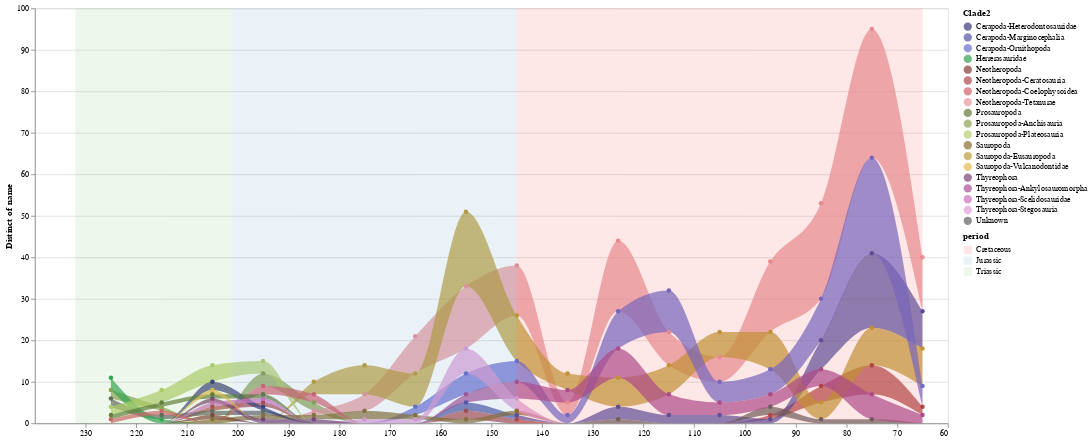

Write notebook code for a chart like this one.
### Code cell
# Number of species in different clades over time
dinos_expanded["Clade1"] = ["-".join(tax.split(" ")[3:4]) or (
    "Unknown "+"-".join(tax.split(" ")[1:])) for tax in dinos_expanded["taxonomy"]]
dinos_expanded["Clade2"] = [
    "-".join(tax.split(" ")[3:5]) or "Unknown" for tax in dinos_expanded["taxonomy"]]
dinos_expanded["Clade3"] = [
    "-".join(tax.split(" ")[3:6]) or "Unknown" for tax in dinos_expanded["taxonomy"]]

scheme = [
# Cerapoda
"#393b79" ,"#5254a3" ,"#6b6ecf" ,
# "#9c9ede" ,
"#31a354",
# Neotheropoda
"#843c39" ,"#ad494a" ,"#d6616b" ,"#e7969c" ,
# Prosauropoda
"#637939" ,"#8ca252","#b5cf6b" ,
# "#cedb9c" ,
# de9ed6
# Sauropoda
"#8c6d31" ,"#bd9e39" ,"#e7ba52" ,
# "#e7cb94" ,
# Thyreophora
"#7b4173" ,"#a55194" ,"#ce6dbd" , "#de9ed6", 
    '#636363'
]
chart_geni = alt.Chart(dinos_expanded).mark_area(interpolate="monotone", point=True).encode(
    # catmull-rom, monotone
    # ['basis', 'basis-open', 'basis-closed', 'bundle', 'cardinal', 'cardinal-open', 'cardinal-closed', 'catmull-rom', 'linear', 'linear-closed', 'monotone', 'natural', 'step', 'step-before', 'step-after']
    x=alt.X('time:Q',
            title='Time, millions years ago',
            bin=alt.Bin(step=10)),
    color=alt.Color('Clade2:N',
                    sort=alt.Sort(field='Clade2', order='ascending'),
                    scale=alt.Scale(
                        range=scheme
                        # scheme= 'category20'
                        )
                    ),
    tooltip='Clade2:N',
    y=alt.Y(
        'distinct(name):Q',
        axis=alt.Axis(),
        stack='zero'
        # stack='center'
    ),
    order=alt.Order('distinct(name):Q')

)
(chart_geni+period_rects).resolve_scale(
    color='independent'
).configure_scale(
    xReverse=True
).properties(width=1100, height=500)

### Figure 1 — Vega-Lite specification as saved in the notebook (floating-point values rounded to 4 significant figures; data arrays with more than 128 entries replaced by an {"elided": "..."} marker saying what was removed)
{"config": {"view": {"continuousWidth": 400, "continuousHeight": 300}, "scale": {"xReverse": true}}, "layer": [{"data": {"name": "data-944425ce2b47e96bddc38cea17720a6a"}, "mark": {"type": "area", "interpolate": "monotone", "point": true}, "encoding": {"color": {"type": "nominal", "field": "Clade2", "scale": {"range": ["#393b79", "#5254a3", "#6b6ecf", "#31a354", "#843c39", "#ad494a", "#d6616b", "#e7969c", "#637939", "#8ca252", "#b5cf6b", "#8c6d31", "#bd9e39", "#e7ba52", "#7b4173", "#a55194", "#ce6dbd", "#de9ed6", "#636363"]}, "sort": {"field": "Clade2", "order": "ascending"}}, "order": {"type": "quantitative", "aggregate": "distinct", "field": "name"}, "tooltip": {"type": "nominal", "field": "Clade2"}, "x": {"type": "quantitative", "bin": {"step": 10}, "field": "time", "title": "Time, millions years ago"}, "y": {"type": "quantitative", "aggregate": "distinct", "axis": {}, "field": "name", "stack": "zero"}}}, {"data": {"name": "data-a52a15ed96b4d99155e56df0d7890825"}, "mark": {"type": "rect", "opacity": 0.1}, "encoding": {"color": {"type": "nominal", "field": "period", "scale": {"scheme": "set1"}}, "x": {"type": "quantitative", "field": "end", "title": null}, "x2": {"field": "start"}}}], "height": 500, "resolve": {"scale": {"color": "independent"}}, "width": 1100, "$schema": "https://vega.github.io/schema/vega-lite/v4.8.1.json", "datasets": {"data-944425ce2b47e96bddc38cea17720a6a": {"elided": "2785 records"}, "data-a52a15ed96b4d99155e56df0d7890825": [{"period": "Triassic", "start": 232, "end": 201}, {"period": "Jurassic", "start": 201, "end": 145}, {"period": "Cretaceous", "start": 145, "end": 65}]}}
